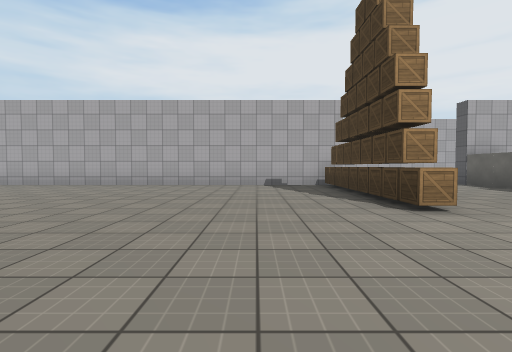
View 1 (above)

24 first-person views from a walk through a 3-D level made in the Unity game engine. The camera is 1.2 m above the floor, tilts 2° down and sees 85° across. The floor is counted in squares, 2 m on a side. Each view is taken from the middle of a square. On the plan, view 1 faces up. The plan holds only what a view shows up to about 9 squares ahead; the rest is blank. The place goes on beyond the plan. Surface patterns are stand-ins for the level's own textures.

View 2
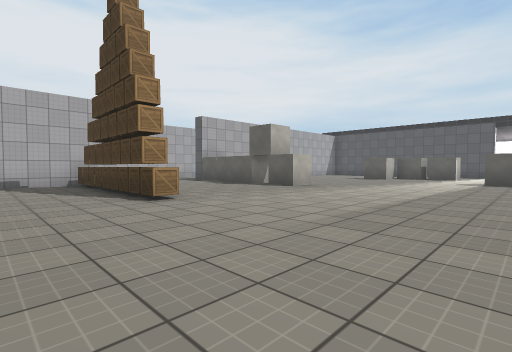

View 3
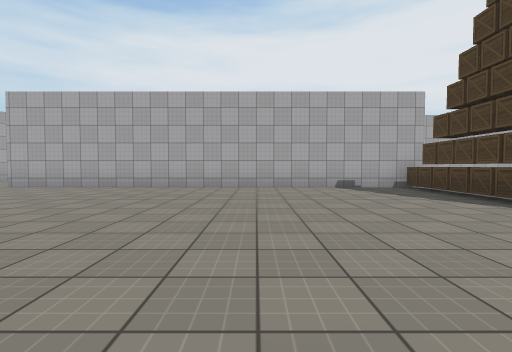

View 4
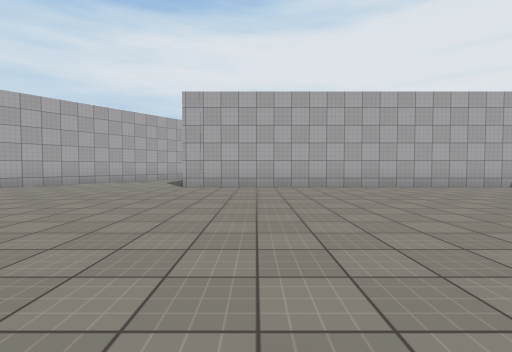

View 5
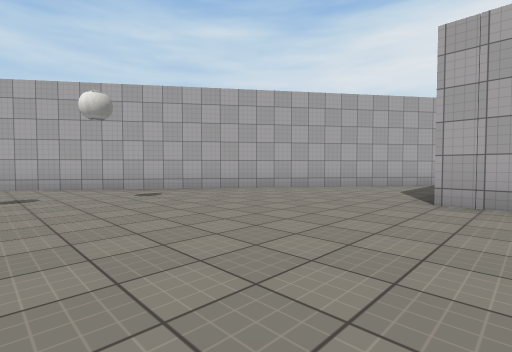

View 6
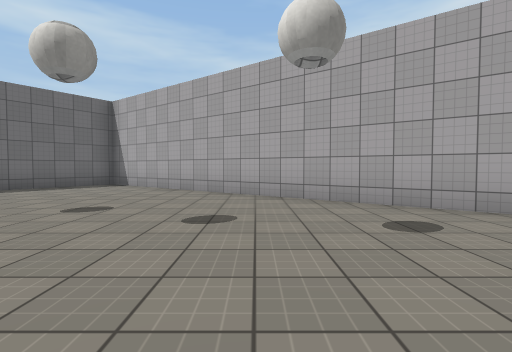

View 7
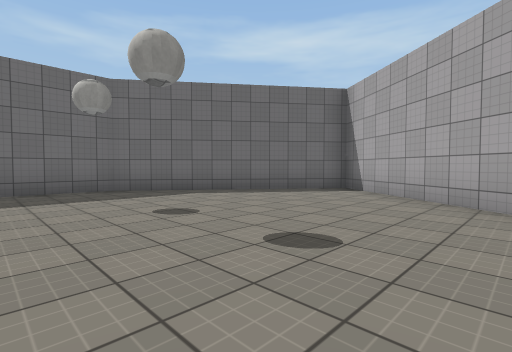

View 8
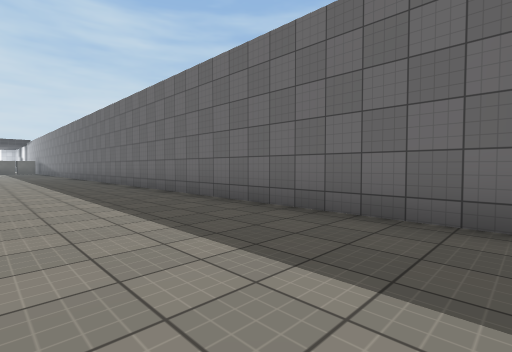

View 9
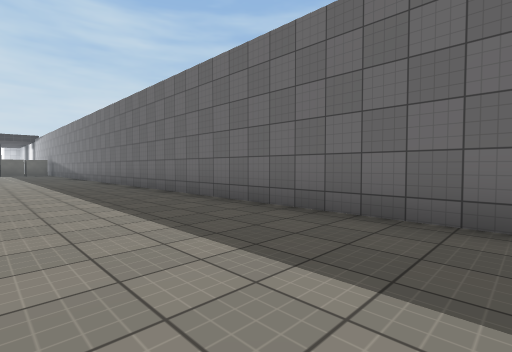

View 10
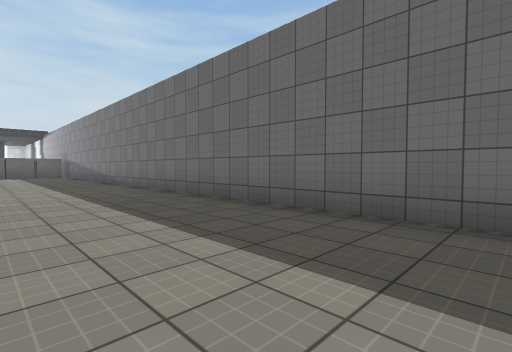

View 11
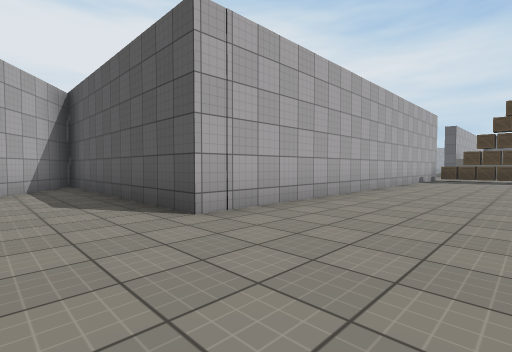

View 12
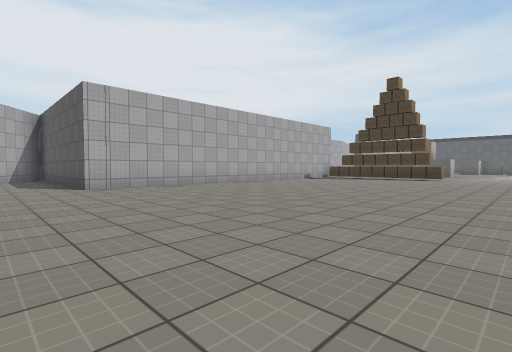

View 13
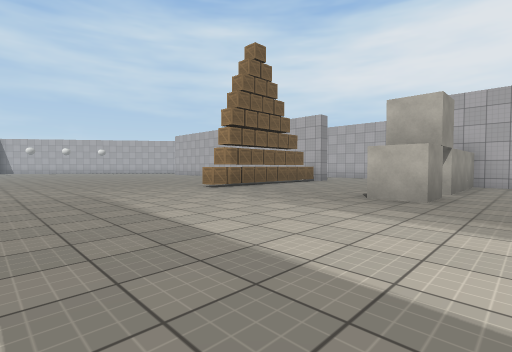

View 14
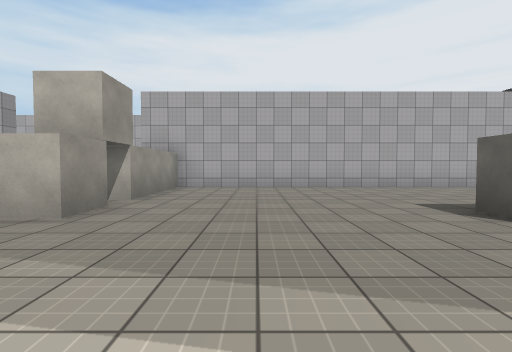

View 15
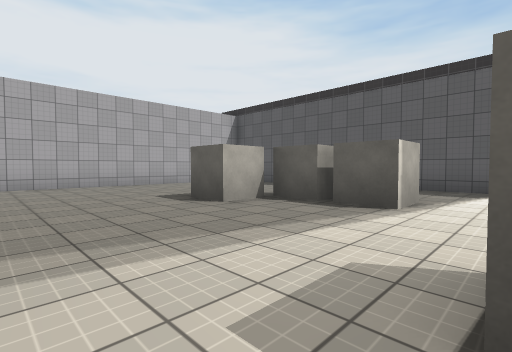

View 16
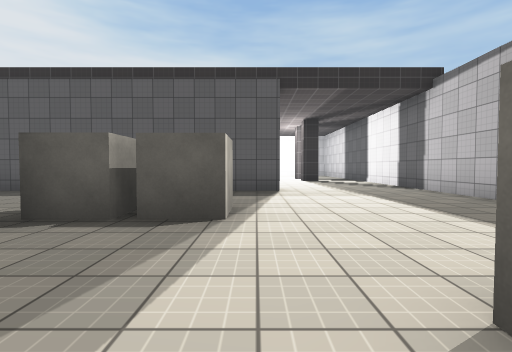

View 17
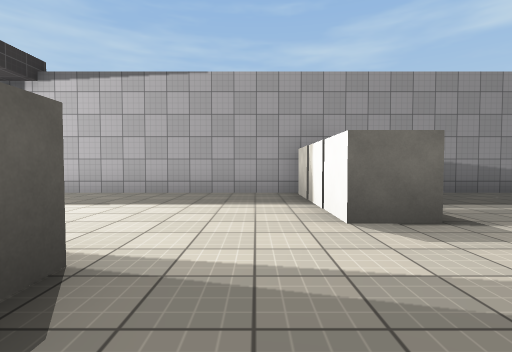

View 18
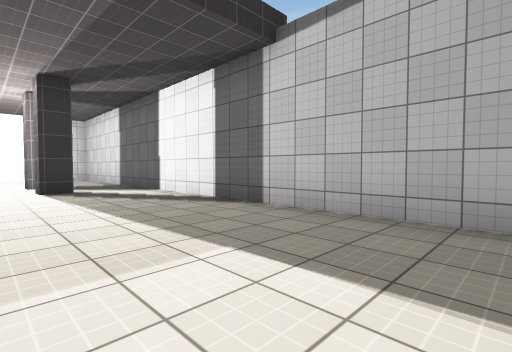

View 19
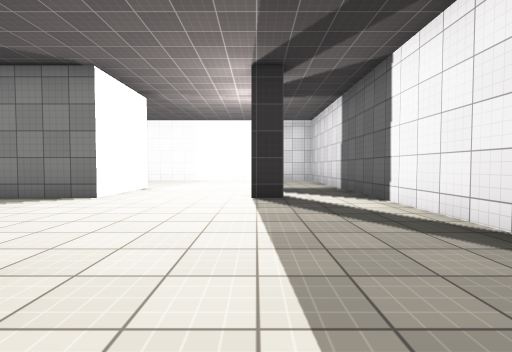

View 20
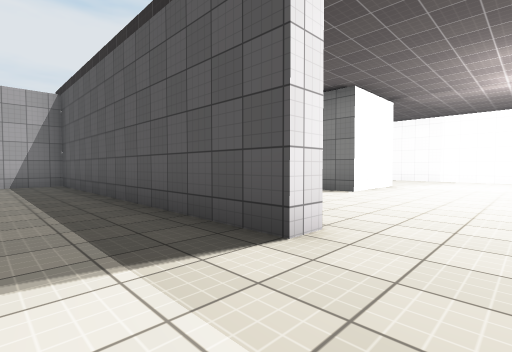

View 21
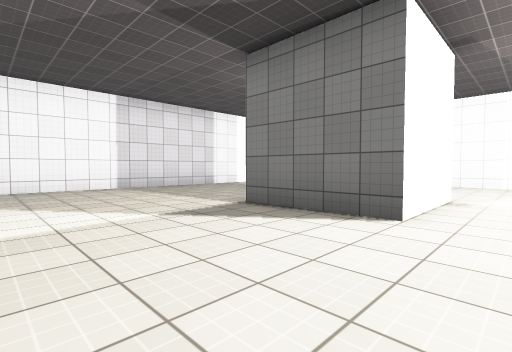

View 22
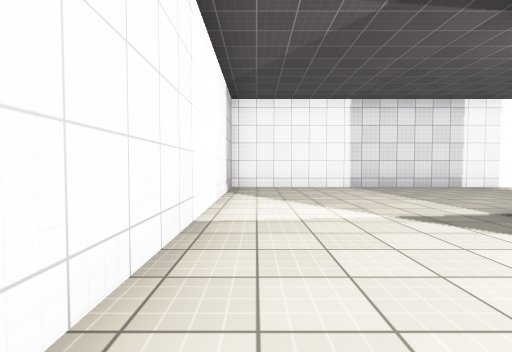

View 23
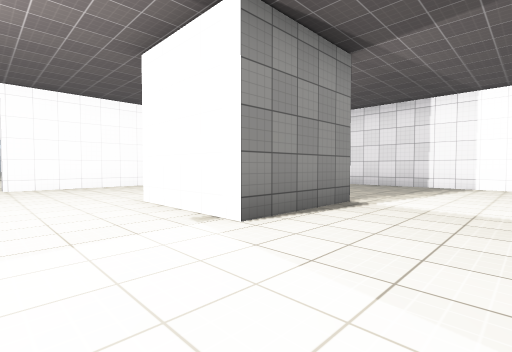

View 24
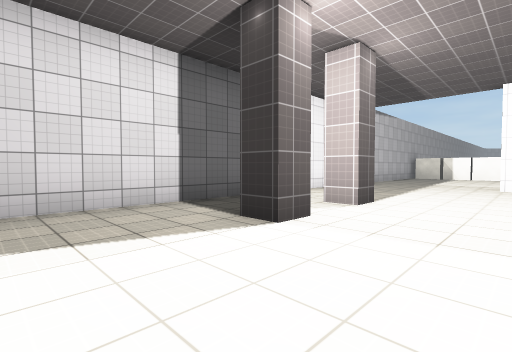

### Floor plan
Points are (right, up) in squares from view 1. A wall is a line through its corners. A room is listed if a view was taken in it or the views show most of it. See-through windows are left out.
Room 1 (views 1, 2, 3, 4, 5, 6, 7, 8, 9, 10, 11, 12, 13, 14, 15, 16, 17, 18, 19, 20, 21, 22, 23, 24)
walls: (2.9, 9) (-9.1, 9) (-9.1, 15.6); (7.1, -3.3) (8.9, -3.3); (12.8, -3.3) (26.9, -3.3); (22.3, -1.6) (22.3, -0.9) (22.9, -0.9) (22.9, -1.6); (24.1, -0.9) (24.8, -0.9) (24.8, -1.6); (24.8, 4.6) (24.8, 2) (22.3, 2) (22.3, 4.5); (-9.8, 14.7) (-20.2, 0.3) (-15.3, -3.3) (3.5, -3.3); (26.6, 9) (18.3, 9) (18.3, 0.4) (17.8, 0.4) (17.8, 9) (6.8, 9)
objects: box (2, 4); box (2, 5); box (2, 6); box (2, 7); box (2, 8); cube (7, 5); cube (7, 6) to (7, 7); cube (7, 8); cube (11, -3) to (12, -2); cube (11, -1) to (12, -1); cube (11, 0) to (12, 0); cube (13, 4) to (14, 4); cube (14, 3) to (15, 3); cube (15, 2)

Where each view was taken, in squares from view 1:
view 1: 0 up, 0 right, facing up
view 2: 1 down, 0 right, facing up-right
view 3: 1 up, 2 left, facing up
view 4: 1 up, 7 left, facing up
view 5: 4 up, 8 left, facing up-left
view 6: 5 up, 11 left, facing left
view 7: 4 up, 13 left, facing down-left
view 8: 0 up, 15 left, facing down-right
view 9: 0 up, 10 left, facing down-right
view 10: 0 up, 6 left, facing down-right
view 11: 6 up, 11 left, facing up-right
view 12: 1 up, 11 left, facing up-right
view 13: 1 down, 9 right, facing up-left
view 14: 1 up, 10 right, facing up
view 15: 0 up, 10 right, facing up-right
view 16: 1 up, 11 right, facing right
view 17: 3 up, 13 right, facing down
view 18: 0 up, 15 right, facing down-right
view 19: 1 down, 17 right, facing right
view 20: 1 down, 16 right, facing up-right
view 21: 1 up, 19 right, facing up-right
view 22: 1 up, 19 right, facing up
view 23: 0 up, 27 right, facing up-left
view 24: 1 up, 27 right, facing down-left
